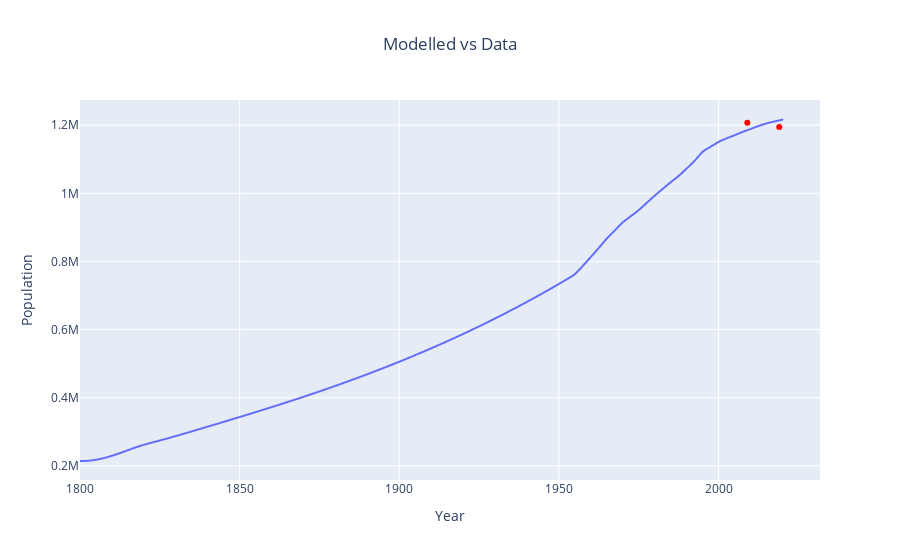

Notebook code for this chart:
### Code cell
fig2_1 = px.line(
    derived_df_0,
    x=derived_df_0.index,
    y="total_population",
)
fig2_2 = px.scatter(x= plots['total_population']['times'], y = plots['total_population']['values'])
fig2_2.update_traces(marker=dict(color="red"))
fig2_3 = go.Figure(
    data=fig2_1.data + fig2_2.data,
)
fig2_3.update_layout(
    title="Modelled vs Data", title_x=0.5, xaxis_title="Year", yaxis_title="Population"
)
fig2_3.show()

### Figure 1 — Plotly figure (JSON) as saved in the notebook; plotly's stock layout.template omitted (floating-point values rounded to 4 significant figures; data arrays with more than 128 entries replaced by an {"elided": "..."} marker saying what was removed)
{"data": [{"hovertemplate": "index=%{x}<br>total_population=%{y}<extra></extra>", "legendgroup": "", "line": {"color": "#636efa", "dash": "solid"}, "marker": {"symbol": "circle"}, "mode": "lines", "name": "", "showlegend": false, "type": "scattergl", "x": {"elided": "2201 float values"}, "xaxis": "x", "y": {"elided": "2201 float values"}, "yaxis": "y"}, {"hovertemplate": "x=%{x}<br>y=%{y}<extra></extra>", "legendgroup": "", "marker": {"color": "red", "symbol": "circle"}, "mode": "markers", "name": "", "orientation": "v", "showlegend": false, "type": "scatter", "x": [2009, 2019], "xaxis": "x", "y": [1207100, 1194300], "yaxis": "y"}], "layout": {"title": {"text": "Modelled vs Data", "x": 0.5}, "xaxis": {"title": {"text": "Year"}}, "yaxis": {"title": {"text": "Population"}}}}
